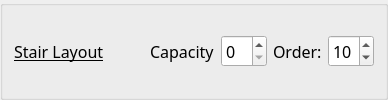
        <widget class="QGroupBox" name="GB_a_stairLayout">
         <property name="sizePolicy">
          <sizepolicy hsizetype="Preferred" vsizetype="Maximum">
           <horstretch>0</horstretch>
           <verstretch>0</verstretch>
          </sizepolicy>
         </property>
         <property name="title">
          <string/>
         </property>
         <property name="flat">
          <bool>true</bool>
         </property>
         <layout class="QGridLayout" name="gridLayout_64">
          <property name="topMargin">
           <number>0</number>
          </property>
          <property name="bottomMargin">
           <number>0</number>
          </property>
          <property name="verticalSpacing">
           <number>0</number>
          </property>
          <item row="0" column="6">
           <widget class="QSpinBox" name="kcfg_stairLayoutOrder">
            <property name="font">
             <font>
              <family>Noto Sans</family>
              <pointsize>12</pointsize>
              <italic>false</italic>
              <bold>false</bold>
              <underline>false</underline>
             </font>
            </property>
            <property name="toolTip">
             <string>&lt;html&gt;&lt;head/&gt;&lt;body&gt;&lt;p&gt;0 - to disable&lt;/p&gt;&lt;/body&gt;&lt;/html&gt;</string>
            </property>
            <property name="maximum">
             <number>12</number>
            </property>
            <property name="value">
             <number>10</number>
            </property>
           </widget>
          </item>
          <item row="0" column="5">
           <widget class="QLabel" name="label_110">
            <property name="font">
             <font>
              <family>Noto Sans</family>
              <pointsize>12</pointsize>
              <italic>false</italic>
              <bold>false</bold>
              <underline>false</underline>
             </font>
            </property>
            <property name="text">
             <string>Order:</string>
            </property>
           </widget>
          </item>
          <item row="0" column="2">
           <spacer name="horizontalSpacer_58">
            <property name="orientation">
             <enum>Qt::Orientation::Horizontal</enum>
            </property>
            <property name="sizeHint" stdset="0">
             <size>
              <width>40</width>
              <height>20</height>
             </size>
            </property>
           </spacer>
          </item>
          <item row="0" column="4">
           <widget class="QSpinBox" name="kcfg_stairLayoutCapacity">
            <property name="font">
             <font>
              <family>Noto Sans</family>
              <pointsize>12</pointsize>
              <italic>false</italic>
              <bold>false</bold>
              <underline>false</underline>
             </font>
            </property>
            <property name="toolTip">
             <string>&lt;html&gt;&lt;head/&gt;&lt;body&gt;&lt;p&gt;0 - to disable&lt;/p&gt;&lt;/body&gt;&lt;/html&gt;</string>
            </property>
            <property name="maximum">
             <number>99</number>
            </property>
            <property name="value">
             <number>0</number>
            </property>
           </widget>
          </item>
          <item row="0" column="1">
           <widget class="QLabel" name="label_109">
            <property name="font">
             <font>
              <family>Noto Sans</family>
              <pointsize>12</pointsize>
              <italic>false</italic>
              <bold>false</bold>
              <underline>true</underline>
             </font>
            </property>
            <property name="text">
             <string>Stair Layout</string>
            </property>
            <property name="margin">
             <number>0</number>
            </property>
           </widget>
          </item>
          <item row="0" column="3">
           <widget class="QLabel" name="label_56">
            <property name="font">
             <font>
              <family>Noto Sans</family>
              <pointsize>12</pointsize>
              <italic>false</italic>
              <bold>false</bold>
              <underline>false</underline>
             </font>
            </property>
            <property name="text">
             <string>Capacity</string>
            </property>
           </widget>
          </item>
         </layout>
        </widget>
